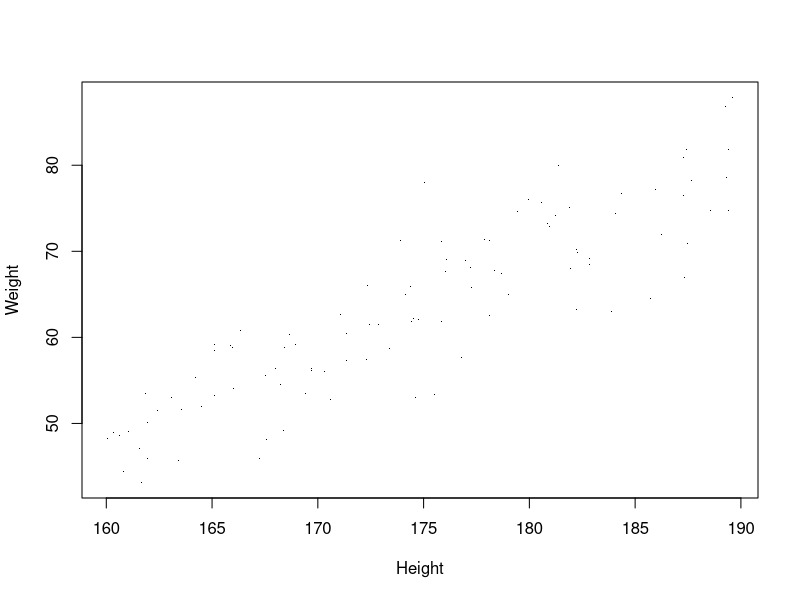
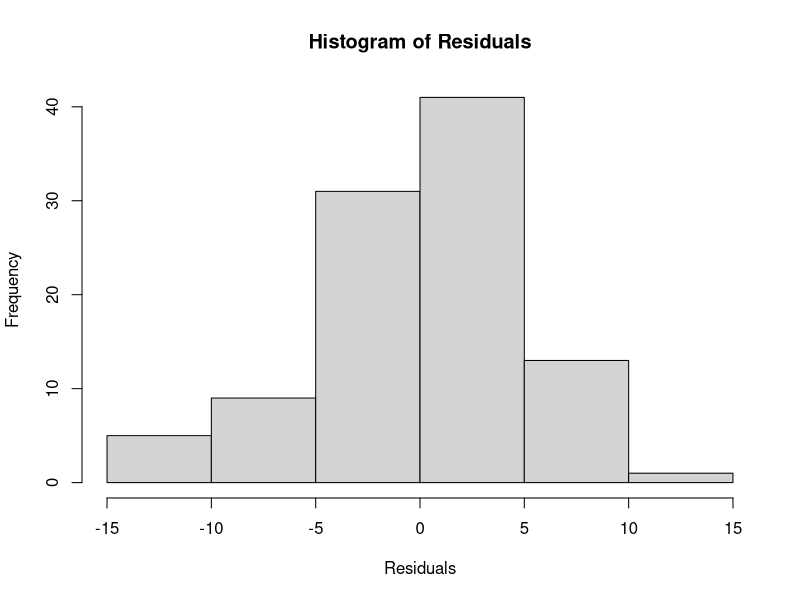
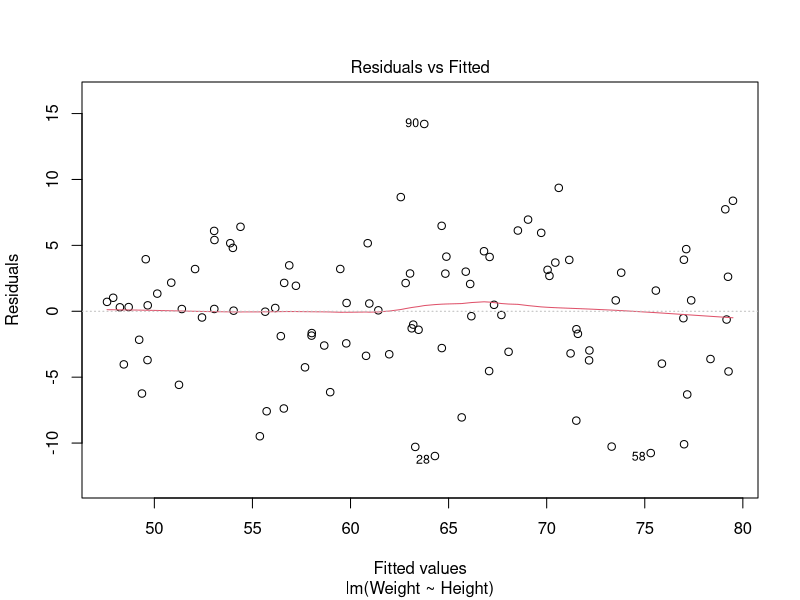
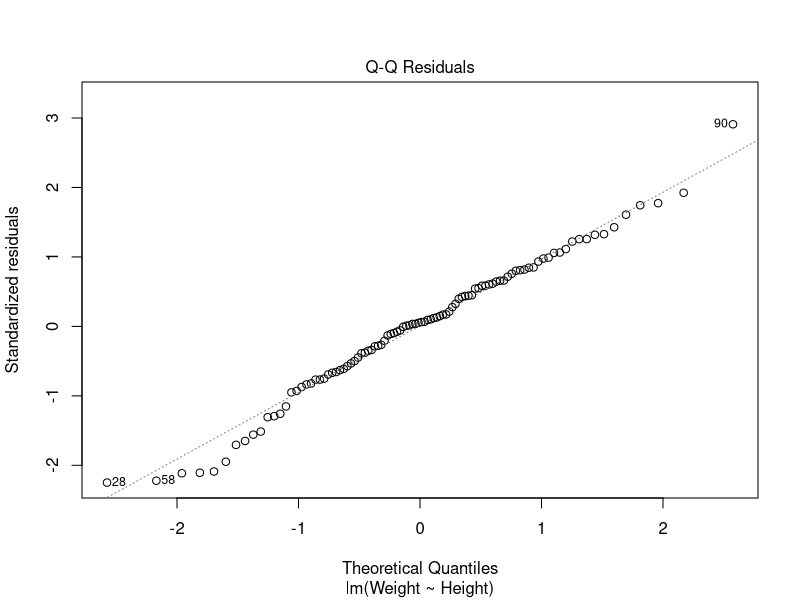
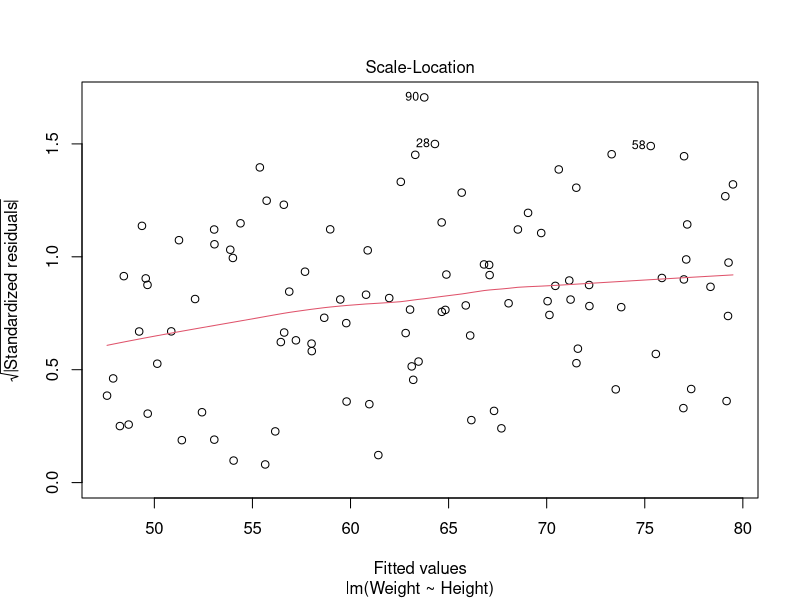
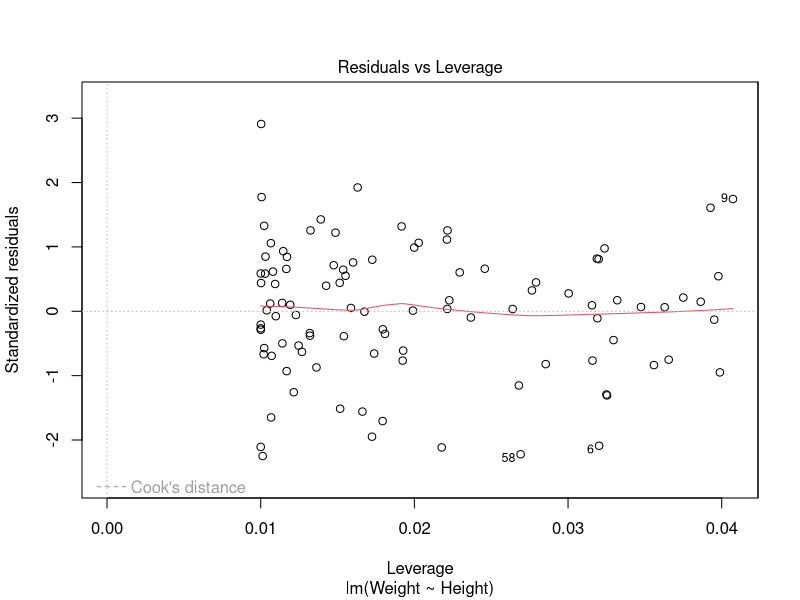
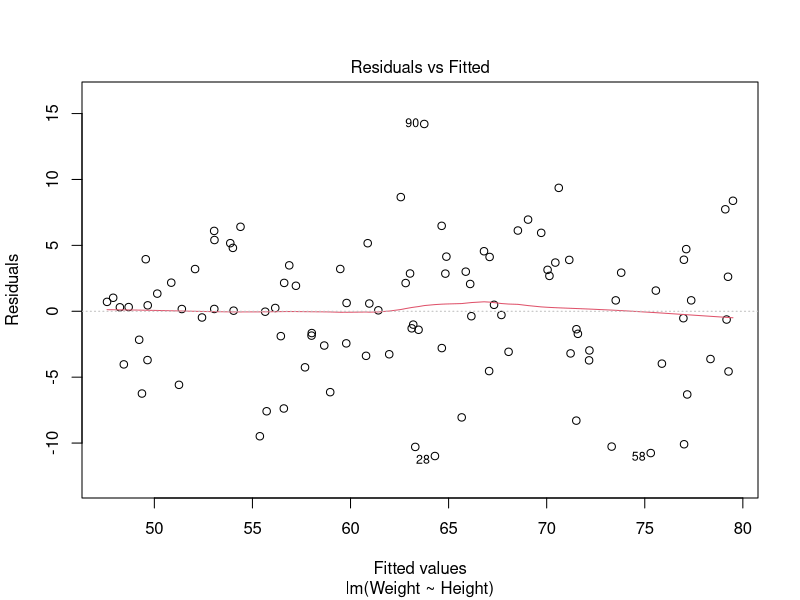
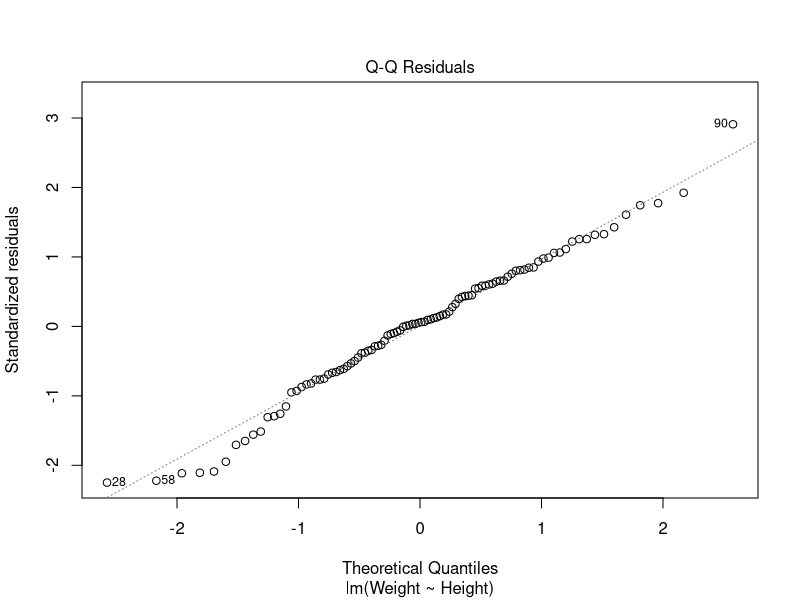

The R source for these figures, in order:
## линейная регрессия
N<-100

Height<-runif(n=N, 160, 190)

Weight=-110 + 1*Height

# Y=a+b*x
# Y=a+b*x + Epslion

Weight=-110 + 1*Height + rnorm(N, mean=0, sd=5)

plot(Weight~Height, pch='.')

Data<-data.frame(Weight=Weight, Height=Height)

Model1<-lm(Weight~Height, data=Data)

summary(Model1)

#var(Weight)
#1-4.889^2/102
#var(residuals(Model1))

Residuals<-residuals(Model1)
hist(Residuals)
sd(Residuals)

plot(Model1)

#Data[1,1]<-150
#Data[1,2]<-30
#Data[2,1]<-150
#Data[2,2]<-30
Model1<-lm(Weight~Height, data=Data)
plot(Model1)

# проверяем влияет ли рост на вес
# делаем модель без роста
Model2<-lm(Weight~1, data=Data)
summary(Model2)

# сравниваем
anova(Model1, Model2)
AIC(Model1, Model2)
# разница больше трех - значит модель с меньшим значением лучше
# если разница три, это значит p-level 0.05


N<-100

HeightM<-runif(n=N, 160, 190)
HeightF<-runif(n=N, 160, 190)

WeightM=-100 + 1.05*HeightM + rnorm(N, mean=0, sd=5)
WeightF=-110 + 1*HeightF + rnorm(N, mean=0, sd=5)

plot(Weight~Height, pch='.')

DataF<-data.frame(Weight=WeightF, Height=HeightF, Sex='F')
DataM<-data.frame(Weight=WeightM, Height=HeightM, Sex='M')

Data<-rbind(DataF, DataM)
head(Data)
tail(Data)

Model3<-lm(Weight~Height*Sex, data=Data)
summary(Model3)
###############################
# 
Model3a<-lm(Weight~Height+Sex+Height:Sex, data=Data)

Model4<-lm(Weight~Height+Sex, data=Data)
summary(Model4)

anova(Model3, Model4)

AIC(Model3, Model4)

Model5<-lm(Weight~Height, data=Data)
summary(Model5)
anova(Model4, Model5)
AIC(Model4, Model5)
# пол был важен

# теперь проверим рост

Model6<-lm(Weight~Sex, data=Data)
anova(Model4, Model6)
AIC(Model4, Model6)

plot(Weight~Height, data=Data, type='n')
points(Weight~Height, data=Data[Data$Sex=='F',], col='pink', pch=19)




